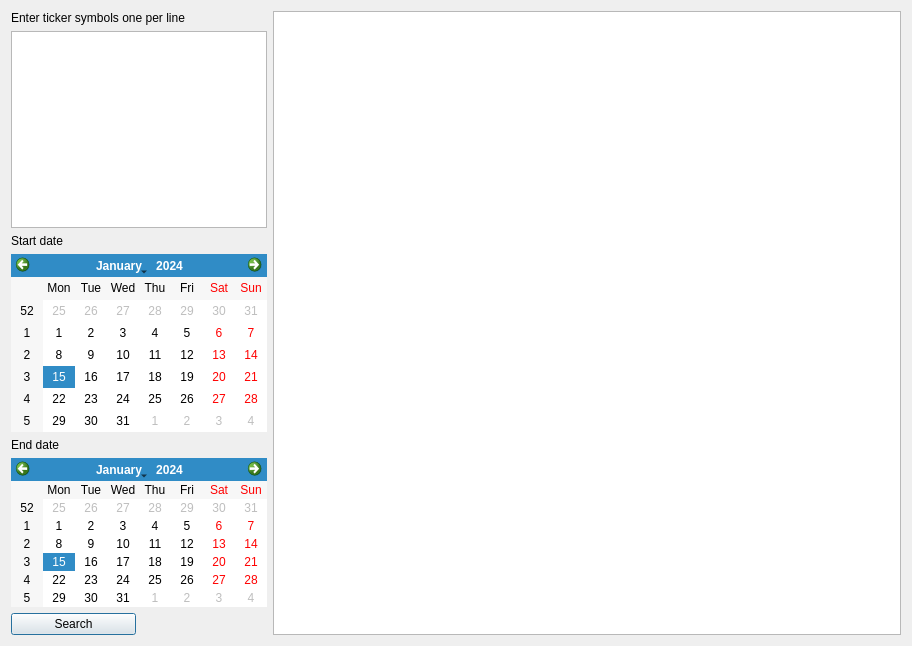
<?xml version="1.0" encoding="UTF-8"?>
<ui version="4.0">
 <class>Advanced_Search</class>
 <widget class="QDialog" name="Advanced_Search">
  <property name="geometry">
   <rect>
    <x>0</x>
    <y>0</y>
    <width>912</width>
    <height>646</height>
   </rect>
  </property>
  <property name="sizePolicy">
   <sizepolicy hsizetype="Expanding" vsizetype="Expanding">
    <horstretch>0</horstretch>
    <verstretch>0</verstretch>
   </sizepolicy>
  </property>
  <property name="windowTitle">
   <string>Advanced Search</string>
  </property>
  <property name="windowIcon">
   <iconset>
    <normaloff>Stock-Prophet.jpg</normaloff>Stock-Prophet.jpg</iconset>
  </property>
  <layout class="QFormLayout" name="formLayout">
   <property name="fieldGrowthPolicy">
    <enum>QFormLayout::AllNonFixedFieldsGrow</enum>
   </property>
   <item row="0" column="0">
    <layout class="QVBoxLayout" name="verticalLayout_4">
     <item>
      <layout class="QVBoxLayout" name="verticalLayout">
       <property name="sizeConstraint">
        <enum>QLayout::SetMaximumSize</enum>
       </property>
       <item>
        <widget class="QLabel" name="label">
         <property name="text">
          <string>Enter ticker symbols one per line</string>
         </property>
        </widget>
       </item>
      </layout>
     </item>
     <item>
      <widget class="QPlainTextEdit" name="plainTextEdit"/>
     </item>
     <item>
      <layout class="QVBoxLayout" name="verticalLayout_2">
       <item>
        <widget class="QLabel" name="label_2">
         <property name="text">
          <string>Start date</string>
         </property>
        </widget>
       </item>
       <item>
        <widget class="QCalendarWidget" name="calendarWidget"/>
       </item>
      </layout>
     </item>
     <item>
      <layout class="QVBoxLayout" name="verticalLayout_3">
       <item>
        <widget class="QLabel" name="label_3">
         <property name="text">
          <string>End date</string>
         </property>
        </widget>
       </item>
       <item>
        <widget class="QCalendarWidget" name="calendarWidget_2"/>
       </item>
       <item>
        <layout class="QHBoxLayout" name="horizontalLayout">
         <item>
          <widget class="QPushButton" name="pushButton">
           <property name="text">
            <string>Search</string>
           </property>
          </widget>
         </item>
         <item>
          <widget class="QLabel" name="label_4">
           <property name="text">
            <string/>
           </property>
          </widget>
         </item>
        </layout>
       </item>
      </layout>
     </item>
    </layout>
   </item>
   <item row="0" column="1">
    <widget class="QTableWidget" name="tableWidget">
     <property name="sizePolicy">
      <sizepolicy hsizetype="Expanding" vsizetype="Expanding">
       <horstretch>0</horstretch>
       <verstretch>1</verstretch>
      </sizepolicy>
     </property>
    </widget>
   </item>
  </layout>
 </widget>
 <resources/>
 <connections/>
</ui>
